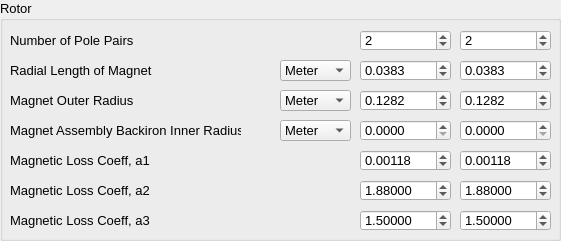
     <widget class="QGroupBox" name="groupBox">
      <property name="geometry">
       <rect>
        <x>0</x>
        <y>20</y>
        <width>561</width>
        <height>241</height>
       </rect>
      </property>
      <property name="font">
       <font>
        <pointsize>10</pointsize>
       </font>
      </property>
      <property name="title">
       <string>Rotor</string>
      </property>
      <widget class="QSpinBox" name="I_PolePair_1">
       <property name="geometry">
        <rect>
         <x>360</x>
         <y>30</y>
         <width>91</width>
         <height>21</height>
        </rect>
       </property>
       <property name="value">
        <number>2</number>
       </property>
      </widget>
      <widget class="QDoubleSpinBox" name="R_MagnetRadialLength_1">
       <property name="geometry">
        <rect>
         <x>360</x>
         <y>60</y>
         <width>91</width>
         <height>21</height>
        </rect>
       </property>
       <property name="decimals">
        <number>4</number>
       </property>
       <property name="singleStep">
        <double>0.000100000000000</double>
       </property>
       <property name="value">
        <double>0.038300000000000</double>
       </property>
      </widget>
      <widget class="QLabel" name="label">
       <property name="geometry">
        <rect>
         <x>10</x>
         <y>30</y>
         <width>151</width>
         <height>21</height>
        </rect>
       </property>
       <property name="text">
        <string>Number of Pole Pairs</string>
       </property>
      </widget>
      <widget class="QSpinBox" name="I_PolePair_2">
       <property name="geometry">
        <rect>
         <x>460</x>
         <y>30</y>
         <width>91</width>
         <height>21</height>
        </rect>
       </property>
       <property name="value">
        <number>2</number>
       </property>
      </widget>
      <widget class="QComboBox" name="R_MagnetRadialLength_unit">
       <property name="geometry">
        <rect>
         <x>280</x>
         <y>60</y>
         <width>71</width>
         <height>21</height>
        </rect>
       </property>
       <item>
        <property name="text">
         <string>Meter</string>
        </property>
       </item>
       <item>
        <property name="text">
         <string>Millimeter</string>
        </property>
       </item>
       <item>
        <property name="text">
         <string>Inch</string>
        </property>
       </item>
      </widget>
      <widget class="QLabel" name="label_2">
       <property name="geometry">
        <rect>
         <x>10</x>
         <y>60</y>
         <width>151</width>
         <height>21</height>
        </rect>
       </property>
       <property name="text">
        <string>Radial Length of Magnet</string>
       </property>
      </widget>
      <widget class="QLabel" name="label_3">
       <property name="geometry">
        <rect>
         <x>10</x>
         <y>90</y>
         <width>151</width>
         <height>21</height>
        </rect>
       </property>
       <property name="text">
        <string>Magnet Outer Radius</string>
       </property>
      </widget>
      <widget class="QLabel" name="label_4">
       <property name="geometry">
        <rect>
         <x>10</x>
         <y>120</y>
         <width>231</width>
         <height>21</height>
        </rect>
       </property>
       <property name="text">
        <string>Magnet Assembly Backiron Inner Radius</string>
       </property>
      </widget>
      <widget class="QLabel" name="label_5">
       <property name="geometry">
        <rect>
         <x>10</x>
         <y>150</y>
         <width>151</width>
         <height>21</height>
        </rect>
       </property>
       <property name="text">
        <string>Magnetic Loss Coeff, a1</string>
       </property>
      </widget>
      <widget class="QLabel" name="label_6">
       <property name="geometry">
        <rect>
         <x>10</x>
         <y>180</y>
         <width>151</width>
         <height>21</height>
        </rect>
       </property>
       <property name="text">
        <string>Magnetic Loss Coeff, a2</string>
       </property>
      </widget>
      <widget class="QLabel" name="label_7">
       <property name="geometry">
        <rect>
         <x>10</x>
         <y>210</y>
         <width>151</width>
         <height>21</height>
        </rect>
       </property>
       <property name="text">
        <string>Magnetic Loss Coeff, a3</string>
       </property>
      </widget>
      <widget class="QDoubleSpinBox" name="R_MagnetRadialLength_2">
       <property name="geometry">
        <rect>
         <x>460</x>
         <y>60</y>
         <width>91</width>
         <height>21</height>
        </rect>
       </property>
       <property name="decimals">
        <number>4</number>
       </property>
       <property name="singleStep">
        <double>0.000100000000000</double>
       </property>
       <property name="value">
        <double>0.038300000000000</double>
       </property>
      </widget>
      <widget class="QDoubleSpinBox" name="R_MagnetOutR_2">
       <property name="geometry">
        <rect>
         <x>460</x>
         <y>90</y>
         <width>91</width>
         <height>21</height>
        </rect>
       </property>
       <property name="decimals">
        <number>4</number>
       </property>
       <property name="singleStep">
        <double>0.000100000000000</double>
       </property>
       <property name="value">
        <double>0.128200000000000</double>
       </property>
      </widget>
      <widget class="QComboBox" name="R_MagnetOutR_unit">
       <property name="geometry">
        <rect>
         <x>280</x>
         <y>90</y>
         <width>71</width>
         <height>21</height>
        </rect>
       </property>
       <item>
        <property name="text">
         <string>Meter</string>
        </property>
       </item>
       <item>
        <property name="text">
         <string>Millimeter</string>
        </property>
       </item>
       <item>
        <property name="text">
         <string>Inch</string>
        </property>
       </item>
      </widget>
      <widget class="QDoubleSpinBox" name="R_MagnetOutR_1">
       <property name="geometry">
        <rect>
         <x>360</x>
         <y>90</y>
         <width>91</width>
         <height>21</height>
        </rect>
       </property>
       <property name="decimals">
        <number>4</number>
       </property>
       <property name="singleStep">
        <double>0.000100000000000</double>
       </property>
       <property name="value">
        <double>0.128200000000000</double>
       </property>
      </widget>
      <widget class="QDoubleSpinBox" name="R_MagnetBackIronInnerR_2">
       <property name="geometry">
        <rect>
         <x>460</x>
         <y>120</y>
         <width>91</width>
         <height>21</height>
        </rect>
       </property>
       <property name="decimals">
        <number>4</number>
       </property>
       <property name="singleStep">
        <double>0.000100000000000</double>
       </property>
      </widget>
      <widget class="QDoubleSpinBox" name="R_MagnetBackIronInnerR_1">
       <property name="geometry">
        <rect>
         <x>360</x>
         <y>120</y>
         <width>91</width>
         <height>21</height>
        </rect>
       </property>
       <property name="decimals">
        <number>4</number>
       </property>
       <property name="singleStep">
        <double>0.000100000000000</double>
       </property>
      </widget>
      <widget class="QComboBox" name="R_MagnetBackIronInnerR_unit">
       <property name="geometry">
        <rect>
         <x>280</x>
         <y>120</y>
         <width>71</width>
         <height>21</height>
        </rect>
       </property>
       <item>
        <property name="text">
         <string>Meter</string>
        </property>
       </item>
       <item>
        <property name="text">
         <string>Millimeter</string>
        </property>
       </item>
       <item>
        <property name="text">
         <string>Inch</string>
        </property>
       </item>
      </widget>
      <widget class="QDoubleSpinBox" name="R_MagneticLossCoef1_2">
       <property name="geometry">
        <rect>
         <x>460</x>
         <y>150</y>
         <width>91</width>
         <height>21</height>
        </rect>
       </property>
       <property name="decimals">
        <number>5</number>
       </property>
       <property name="singleStep">
        <double>0.000100000000000</double>
       </property>
       <property name="value">
        <double>0.001180000000000</double>
       </property>
      </widget>
      <widget class="QDoubleSpinBox" name="R_MagneticLossCoef1_1">
       <property name="geometry">
        <rect>
         <x>360</x>
         <y>150</y>
         <width>91</width>
         <height>21</height>
        </rect>
       </property>
       <property name="decimals">
        <number>5</number>
       </property>
       <property name="singleStep">
        <double>0.000100000000000</double>
       </property>
       <property name="value">
        <double>0.001180000000000</double>
       </property>
      </widget>
      <widget class="QDoubleSpinBox" name="R_MagneticLossCoef2_2">
       <property name="geometry">
        <rect>
         <x>460</x>
         <y>180</y>
         <width>91</width>
         <height>21</height>
        </rect>
       </property>
       <property name="decimals">
        <number>5</number>
       </property>
       <property name="singleStep">
        <double>0.000100000000000</double>
       </property>
       <property name="value">
        <double>1.880000000000000</double>
       </property>
      </widget>
      <widget class="QDoubleSpinBox" name="R_MagneticLossCoef2_1">
       <property name="geometry">
        <rect>
         <x>360</x>
         <y>180</y>
         <width>91</width>
         <height>21</height>
        </rect>
       </property>
       <property name="decimals">
        <number>5</number>
       </property>
       <property name="singleStep">
        <double>0.000100000000000</double>
       </property>
       <property name="value">
        <double>1.880000000000000</double>
       </property>
      </widget>
      <widget class="QDoubleSpinBox" name="R_MagneticLossCoef3_2">
       <property name="geometry">
        <rect>
         <x>460</x>
         <y>210</y>
         <width>91</width>
         <height>21</height>
        </rect>
       </property>
       <property name="decimals">
        <number>5</number>
       </property>
       <property name="singleStep">
        <double>0.000100000000000</double>
       </property>
       <property name="value">
        <double>1.500000000000000</double>
       </property>
      </widget>
      <widget class="QDoubleSpinBox" name="R_MagneticLossCoef3_1">
       <property name="geometry">
        <rect>
         <x>360</x>
         <y>210</y>
         <width>91</width>
         <height>21</height>
        </rect>
       </property>
       <property name="decimals">
        <number>5</number>
       </property>
       <property name="singleStep">
        <double>0.000100000000000</double>
       </property>
       <property name="value">
        <double>1.500000000000000</double>
       </property>
      </widget>
     </widget>
